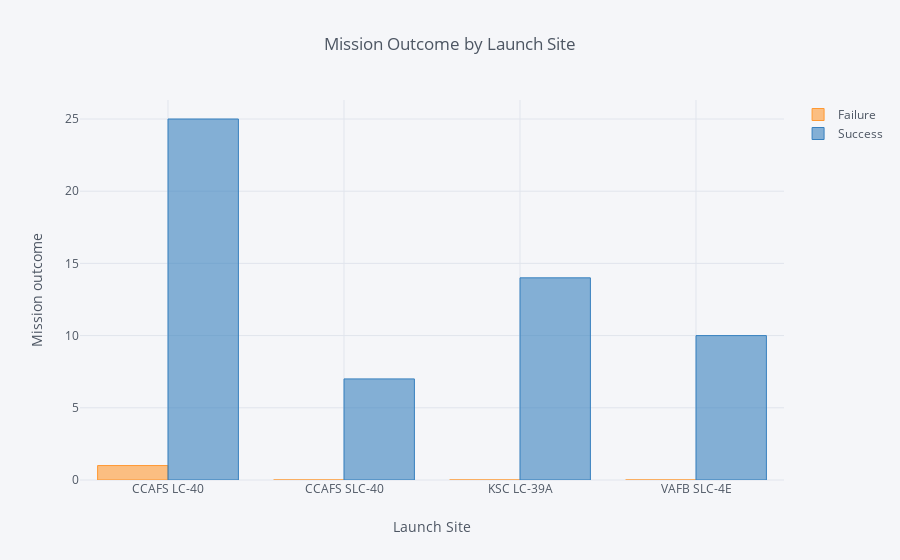

Notebook code cell kept with this figure:
### Code cell
success.iplot(kind='bar', xTitle='Launch Site', 
           yTitle='Mission outcome', title='Mission Outcome by Launch Site')

### Figure 1 — Plotly figure (JSON) as saved in the notebook; plotly's stock layout.template omitted (floating-point values rounded to 4 significant figures)
{"data": [{"marker": {"color": "rgba(255, 153, 51, 0.6)", "line": {"color": "rgba(255, 153, 51, 1.0)", "width": 1}}, "name": "Failure", "orientation": "v", "text": "", "type": "bar", "uid": "a3033091-2d6d-4311-be3e-ca7c5aa8256f", "x": ["CCAFS LC-40", "CCAFS SLC-40", "KSC LC-39A", "VAFB SLC-4E"], "y": [1, 0, 0, 0]}, {"marker": {"color": "rgba(55, 128, 191, 0.6)", "line": {"color": "rgba(55, 128, 191, 1.0)", "width": 1}}, "name": "Success", "orientation": "v", "text": "", "type": "bar", "uid": "6f6cee7e-cd0a-4287-aee1-32869c0263b8", "x": ["CCAFS LC-40", "CCAFS SLC-40", "KSC LC-39A", "VAFB SLC-4E"], "y": [25, 7, 14, 10]}], "layout": {"legend": {"bgcolor": "#F5F6F9", "font": {"color": "#4D5663"}}, "paper_bgcolor": "#F5F6F9", "plot_bgcolor": "#F5F6F9", "title": {"font": {"color": "#4D5663"}, "text": "Mission Outcome by Launch Site"}, "xaxis": {"gridcolor": "#E1E5ED", "showgrid": true, "tickfont": {"color": "#4D5663"}, "title": {"font": {"color": "#4D5663"}, "text": "Launch Site"}, "zerolinecolor": "#E1E5ED"}, "yaxis": {"gridcolor": "#E1E5ED", "showgrid": true, "tickfont": {"color": "#4D5663"}, "title": {"font": {"color": "#4D5663"}, "text": "Mission outcome"}, "zerolinecolor": "#E1E5ED"}}}
